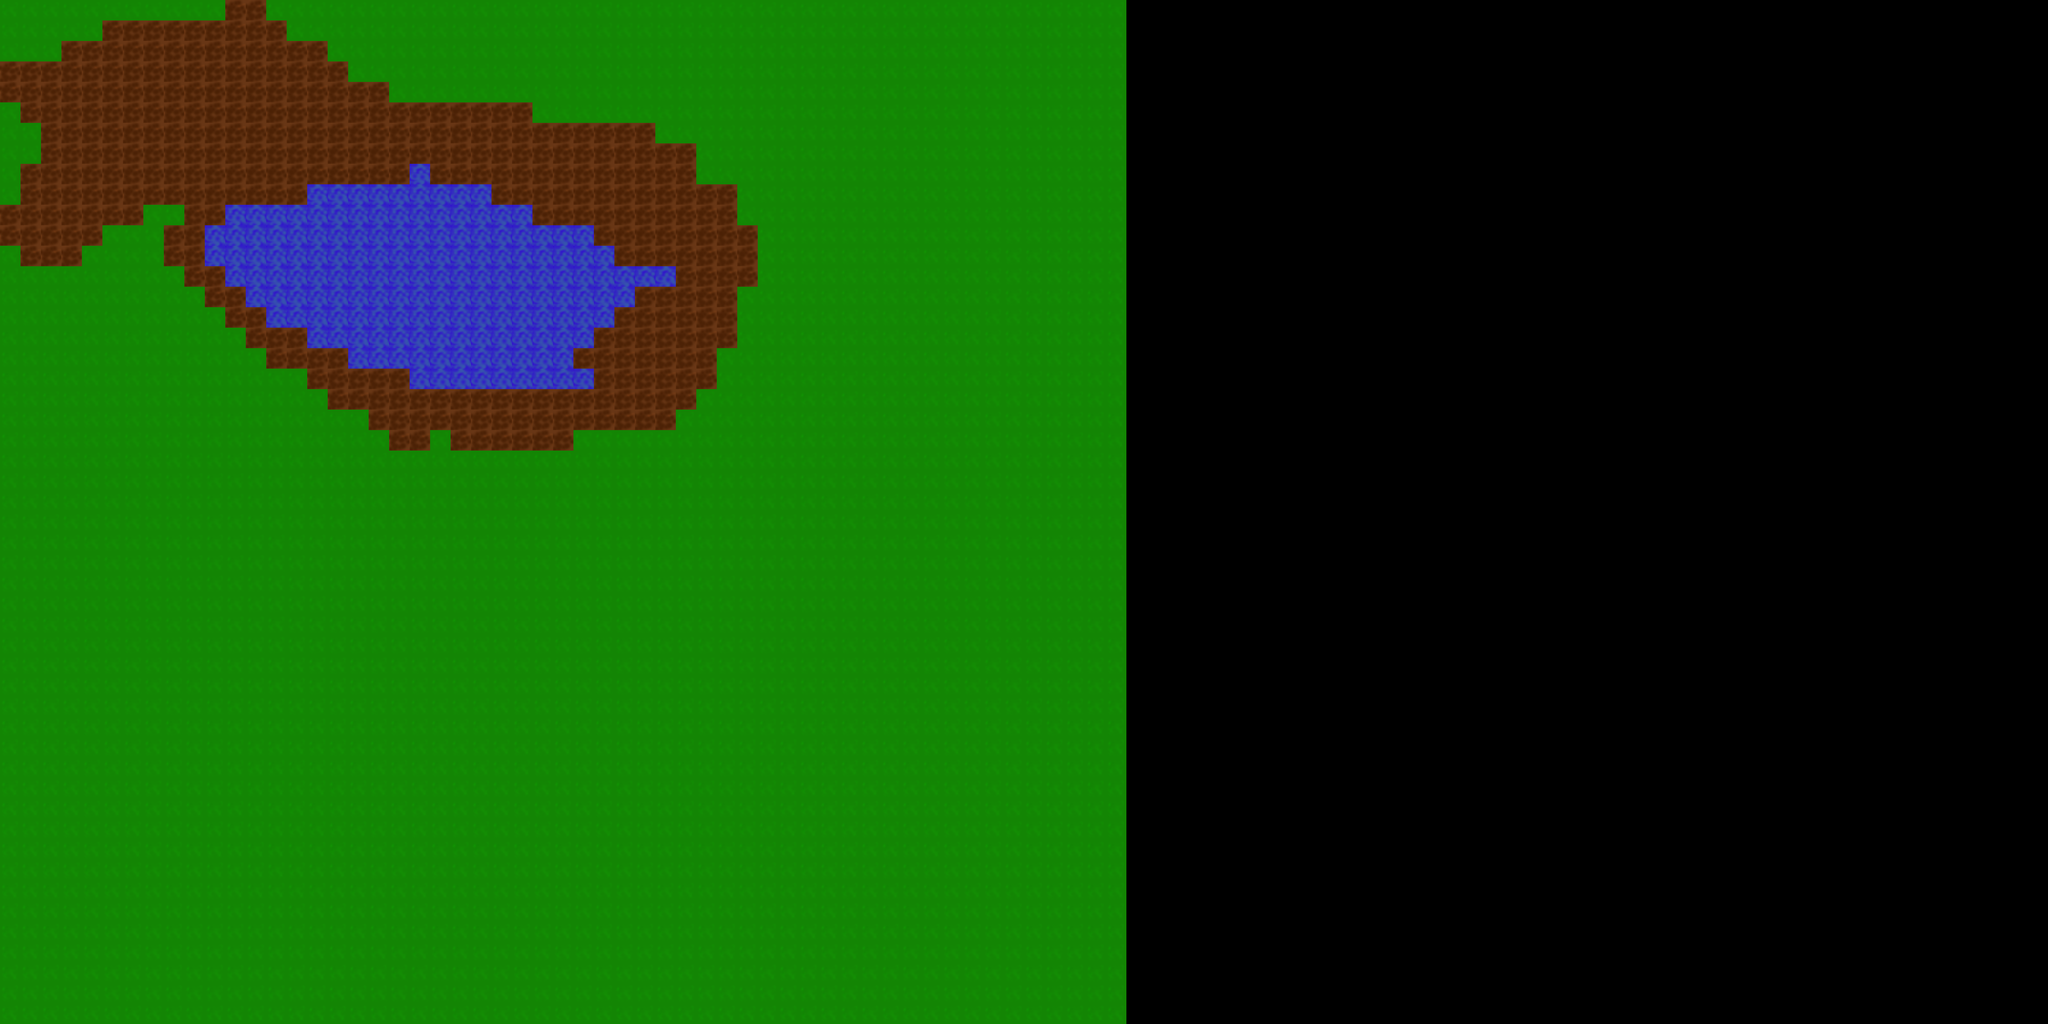

A level layout from a 2D game, rendered from its tile map. Below: a short description, then the map file with tile-grid data replaced by summaries:
An orthogonal 100x50 tile map with 40x40 px tiles, 1 tile layer (Kachelebene 1).

<map version="1.0" orientation="orthogonal" width="100" height="50" tilewidth="40" tileheight="40">
 <tileset firstgid="1" name="Tiles" tilewidth="40" tileheight="40">
  <image source="../textures/tiles/tileset.png" width="80" height="80" />
 </tileset>
 <layer name="Kachelebene 1" width="100" height="50">
  <data>[5000 cells, 2750 non-empty, 3 distinct tile ids]</data>
 </layer>
</map>
